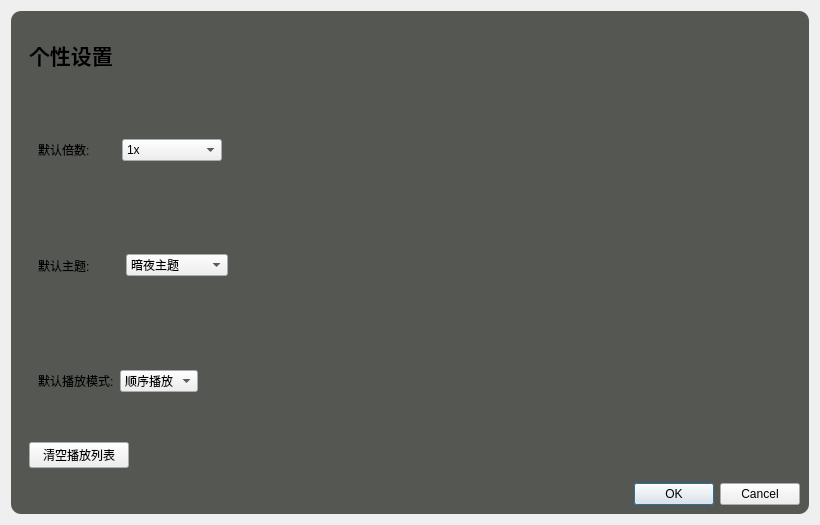
<?xml version="1.0" encoding="UTF-8"?>
<ui version="4.0">
 <class>SettingDialog</class>
 <widget class="QDialog" name="SettingDialog">
  <property name="geometry">
   <rect>
    <x>0</x>
    <y>0</y>
    <width>820</width>
    <height>525</height>
   </rect>
  </property>
  <property name="windowTitle">
   <string>Dialog</string>
  </property>
  <layout class="QVBoxLayout" name="verticalLayout">
   <item>
    <widget class="QWidget" name="SDCentwidget" native="true">
     <property name="styleSheet">
      <string notr="true">#SDCentwidget{
border-radius:10px;
background-color:rgb(85, 87, 83);
}</string>
     </property>
     <layout class="QVBoxLayout" name="verticalLayout_3">
      <item>
       <widget class="QWidget" name="headWidget" native="true">
        <property name="minimumSize">
         <size>
          <width>0</width>
          <height>60</height>
         </size>
        </property>
        <property name="maximumSize">
         <size>
          <width>16777215</width>
          <height>50</height>
         </size>
        </property>
        <layout class="QHBoxLayout" name="horizontalLayout_2">
         <item>
          <widget class="QLabel" name="label">
           <property name="font">
            <font>
             <pointsize>16</pointsize>
             <bold>true</bold>
            </font>
           </property>
           <property name="text">
            <string>个性设置</string>
           </property>
          </widget>
         </item>
         <item>
          <spacer name="horizontalSpacer">
           <property name="orientation">
            <enum>Qt::Horizontal</enum>
           </property>
           <property name="sizeHint" stdset="0">
            <size>
             <width>593</width>
             <height>20</height>
            </size>
           </property>
          </spacer>
         </item>
         <item>
          <widget class="QWidget" name="CMWidget" native="true">
           <layout class="QHBoxLayout" name="horizontalLayout">
            <item>
             <widget class="QPushButton" name="miniBut">
              <property name="minimumSize">
               <size>
                <width>25</width>
                <height>25</height>
               </size>
              </property>
              <property name="maximumSize">
               <size>
                <width>25</width>
                <height>25</height>
               </size>
              </property>
              <property name="styleSheet">
               <string notr="true">#miniBut{
background-color:transparent;
border:none;
}
#miniBut:pressed{
background-color:rgb(238, 238, 236);
border:none;
}
#miniBut:hover{
background-color:rgb(239, 41, 41);
border:none;
}</string>
              </property>
              <property name="text">
               <string/>
              </property>
              <property name="icon">
               <iconset resource="qic.qrc">
                <normaloff>:/qic/svg/mini.svg</normaloff>:/qic/svg/mini.svg</iconset>
              </property>
              <property name="iconSize">
               <size>
                <width>25</width>
                <height>25</height>
               </size>
              </property>
             </widget>
            </item>
            <item>
             <widget class="QPushButton" name="closeBut">
              <property name="minimumSize">
               <size>
                <width>25</width>
                <height>25</height>
               </size>
              </property>
              <property name="maximumSize">
               <size>
                <width>25</width>
                <height>25</height>
               </size>
              </property>
              <property name="styleSheet">
               <string notr="true">#closeBut{
background-color:transparent;
border:none;
}
#closeBut:pressed{
background-color:rgb(238, 238, 236);
border:none;
}
#closeBut:hover{
background-color:rgb(239, 41, 41);
border:none;
}</string>
              </property>
              <property name="text">
               <string/>
              </property>
              <property name="icon">
               <iconset resource="qic.qrc">
                <normaloff>:/qic/svg/close_black.svg</normaloff>:/qic/svg/close_black.svg</iconset>
              </property>
              <property name="iconSize">
               <size>
                <width>25</width>
                <height>25</height>
               </size>
              </property>
             </widget>
            </item>
           </layout>
          </widget>
         </item>
        </layout>
       </widget>
      </item>
      <item>
       <widget class="QWidget" name="setsWidget" native="true">
        <layout class="QVBoxLayout" name="verticalLayout_2">
         <item>
          <widget class="QWidget" name="speedWidget" native="true">
           <layout class="QHBoxLayout" name="horizontalLayout_3">
            <item>
             <widget class="QLabel" name="speedLabel">
              <property name="text">
               <string>默认倍数:        </string>
              </property>
             </widget>
            </item>
            <item>
             <widget class="QComboBox" name="speedComb">
              <property name="minimumSize">
               <size>
                <width>100</width>
                <height>0</height>
               </size>
              </property>
              <property name="styleSheet">
               <string notr="true"/>
              </property>
              <item>
               <property name="text">
                <string>1x</string>
               </property>
              </item>
              <item>
               <property name="text">
                <string>0.75x</string>
               </property>
              </item>
              <item>
               <property name="text">
                <string>1.5x</string>
               </property>
              </item>
              <item>
               <property name="text">
                <string>2x</string>
               </property>
              </item>
             </widget>
            </item>
            <item>
             <spacer name="horizontalSpacer_3">
              <property name="orientation">
               <enum>Qt::Horizontal</enum>
              </property>
              <property name="sizeHint" stdset="0">
               <size>
                <width>40</width>
                <height>20</height>
               </size>
              </property>
             </spacer>
            </item>
           </layout>
          </widget>
         </item>
         <item>
          <widget class="QWidget" name="ThemeWidget" native="true">
           <layout class="QHBoxLayout" name="horizontalLayout_4">
            <item>
             <widget class="QLabel" name="ThemeLabel">
              <property name="text">
               <string>默认主题:         </string>
              </property>
             </widget>
            </item>
            <item>
             <widget class="QComboBox" name="ThemeComb">
              <property name="minimumSize">
               <size>
                <width>100</width>
                <height>0</height>
               </size>
              </property>
              <property name="styleSheet">
               <string notr="true"/>
              </property>
              <item>
               <property name="text">
                <string>暗夜主题</string>
               </property>
              </item>
              <item>
               <property name="text">
                <string>亮色主题</string>
               </property>
              </item>
              <item>
               <property name="text">
                <string>自定义颜色</string>
               </property>
              </item>
              <item>
               <property name="text">
                <string>跟随情绪</string>
               </property>
              </item>
              <item>
               <property name="text">
                <string>逆转情绪</string>
               </property>
              </item>
              <item>
               <property name="text">
                <string>智能感知推荐</string>
               </property>
              </item>
             </widget>
            </item>
            <item>
             <spacer name="horizontalSpacer_2">
              <property name="orientation">
               <enum>Qt::Horizontal</enum>
              </property>
              <property name="sizeHint" stdset="0">
               <size>
                <width>40</width>
                <height>20</height>
               </size>
              </property>
             </spacer>
            </item>
           </layout>
          </widget>
         </item>
         <item>
          <widget class="QWidget" name="playModeWidget" native="true">
           <layout class="QHBoxLayout" name="horizontalLayout_5">
            <item>
             <widget class="QLabel" name="playModeLabel">
              <property name="text">
               <string>默认播放模式:</string>
              </property>
             </widget>
            </item>
            <item>
             <widget class="QComboBox" name="playModeComb">
              <property name="styleSheet">
               <string notr="true"/>
              </property>
              <item>
               <property name="text">
                <string>顺序播放</string>
               </property>
              </item>
              <item>
               <property name="text">
                <string>随机播放</string>
               </property>
              </item>
              <item>
               <property name="text">
                <string>单个播放</string>
               </property>
              </item>
              <item>
               <property name="text">
                <string>单个循环</string>
               </property>
              </item>
             </widget>
            </item>
            <item>
             <spacer name="horizontalSpacer_4">
              <property name="orientation">
               <enum>Qt::Horizontal</enum>
              </property>
              <property name="sizeHint" stdset="0">
               <size>
                <width>40</width>
                <height>20</height>
               </size>
              </property>
             </spacer>
            </item>
           </layout>
          </widget>
         </item>
         <item>
          <widget class="QPushButton" name="pushButton">
           <property name="maximumSize">
            <size>
             <width>100</width>
             <height>16777215</height>
            </size>
           </property>
           <property name="styleSheet">
            <string notr="true">#clearLst{
border-radius:5px;
background-color:rgb(243, 243, 243);
}</string>
           </property>
           <property name="text">
            <string>清空播放列表</string>
           </property>
          </widget>
         </item>
        </layout>
       </widget>
      </item>
      <item>
       <widget class="QDialogButtonBox" name="buttonBox">
        <property name="standardButtons">
         <set>QDialogButtonBox::Cancel|QDialogButtonBox::Ok</set>
        </property>
       </widget>
      </item>
     </layout>
    </widget>
   </item>
  </layout>
 </widget>
 <resources>
  <include location="qic.qrc"/>
 </resources>
 <connections/>
</ui>
